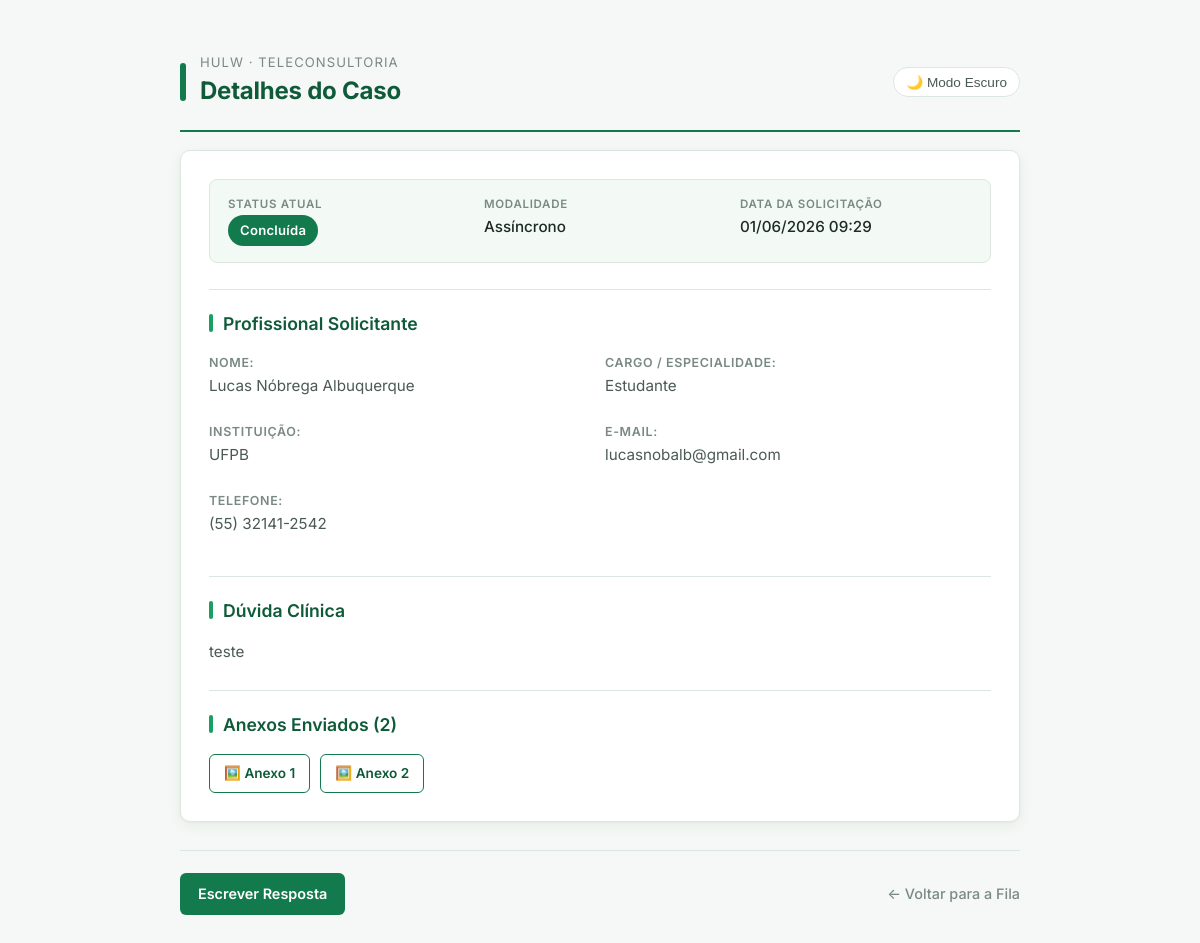
The page /detalhe/43/ on the database its author committed.
### teleconsultoria/models.py (models this page shows, shortened)
class Solicitacao(models.Model):
    profissional = models.ForeignKey(Profissional, on_delete=models.CASCADE, related_name='solicitacoes')
    medica_designada = models.ForeignKey(Medica, on_delete=models.SET_NULL, null=True, blank=True, related_name='atendimentos')
    status = models.CharField(max_length=20, choices=StatusSolicitacao.choices, default=StatusSolicitacao.PENDENTE)
    tipo_atendimento = models.CharField(max_length=20, choices=TipoAtendimento.choices)
    data_sol = models.DateTimeField(auto_now_add=True)
    data_marcada = models.DateField(null=True, blank=True)
    horario_marcado = models.TimeField(null=True, blank=True)
    duracao_estimada = models.PositiveIntegerField(null=True, blank=True, help_text="Duração em minutos")
    link_teams = models.URLField(max_length=500, null=True, blank=True)
    resumo_sincrono = models.TextField(null=True, blank=True)
    justificativa_cancelamento = models.TextField(null=True, blank=True)
    data_limite = models.DateField(null=True, blank=True)
    horario_limite = models.TimeField(null=True, blank=True)
    idade_pac = models.IntegerField(null=True, blank=True)
    sexo_pac = models.CharField(max_length=2, choices=Sexo.choices, null=True, blank=True)
    sexo_biologico_pac = models.CharField(max_length=1, choices=[('M', 'Masculino'), ('F', 'Feminino')], null=True, blank=True)
    queixas = models.TextField(null=True, blank=True)
    historico_med = models.TextField(blank=True, null=True)
    diagnostico_princ = models.TextField(blank=True, null=True)
    diagnostico_sec = models.TextField(blank=True, null=True)
    medicamentos = models.TextField(blank=True, null=True)
    exames_recentes = models.TextField(blank=True, null=True)
    duvida_clinica = models.TextField()
    token_acesso = models.UUIDField(default=uuid.uuid4, editable=False)
    class Meta:
        verbose_name = "Solicitação"
        verbose_name_plural = "Solicitações"

class Profissional(models.Model):
    user = models.OneToOneField(User, on_delete=models.CASCADE, null=True, blank=True)
    cpf = models.CharField(max_length=11, unique=True)
    nome_completo = models.CharField(max_length=255)
    email = models.EmailField()
    telefone = models.CharField(max_length=15, help_text="WhatsApp com DDD", blank=True, null=True)
    crm = models.CharField(max_length=20, blank=True, null=True)
    cargo = models.CharField(max_length=100)
    instituicao = models.CharField(max_length=100)

class AnexoSolicitacao(models.Model):
    solicitacao = models.ForeignKey(Solicitacao, on_delete=models.CASCADE, related_name='anexos')
    arquivo = models.FileField(upload_to='solicitacoes_anexos/')
    data_upload = models.DateTimeField(auto_now_add=True)

### teleconsultoria/views.py (the view)
# urls.py: path('detalhe/<int:sol_id>/', views.detalhe_caso, name='detalhe_caso'),
def detalhe_caso(request, sol_id):
    solicitacao = get_object_or_404(Solicitacao, id=sol_id)
    if solicitacao.status == 'PENDENTE':
        solicitacao.iniciar_analise()
    link_obj = LinkAcesso.objects.filter(solicitacao=solicitacao).first()
    token = link_obj.token if link_obj else "token-nao-gerado"
    link_publico = f"{request.scheme}://{request.get_host()}/acompanhar/{token}/"
    print("\n" + "="*50)
    print(f"LINK DE ACESSO PÚBLICO (Caso #{solicitacao.id}): {link_publico}")
    print("="*50 + "\n")
    return render(request, 'detalhe_caso.html', {'sol': solicitacao})

### teleconsultoria/templates/detalhe_caso.html (shortened to what this page needs)
<!DOCTYPE html>
<html lang="pt-br">
<head>
</head>
<body>
    <div class="page-header">
        <div class="mark"></div>
        <div>
            <div class="subtitle">HULW · Teleconsultoria</div>
            <h1>Detalhes do Caso</h1>
        </div>
        <button id="themeBtn" class="theme-toggle-btn" onclick="toggleTheme()">🌙 Modo Escuro</button>
    </div>
    <div class="card">
        <div class="meta-grid">
            <div>
                <div class="meta-label">Status Atual</div>
                <div class="meta-value"><span class="status-badge">{{ sol.get_status_display }}</span></div>
            </div>
            <div>
                <div class="meta-label">Modalidade</div>
                <div class="meta-value">{{ sol.get_tipo_atendimento_display }}</div>
            </div>
            <div>
                <div class="meta-label">Data da Solicitação</div>
                <div class="meta-value">{{ sol.data_sol|date:"d/m/Y H:i" }}</div>
            </div>
        </div>
        <div class="secao">
            <h3>Profissional Solicitante</h3>
            <div style="display: grid; grid-template-columns: 1fr 1fr; gap: 10px;">
                <div>
                    <h4>Nome:</h4>
                    <p>{{ sol.profissional.nome_completo }}</p>
                </div>
                <div>
                    <h4>Cargo / Especialidade:</h4>
                    <p>{{ sol.profissional.cargo|default:"Não informado" }}</p>
                </div>
                <div>
                    <h4>Instituição:</h4>
                    <p>{{ sol.profissional.instituicao|default:"Não informada" }}</p>
                </div>
                <div>
                    <h4>E-mail:</h4>
                    <p>{{ sol.profissional.email }}</p>
                </div>
                <div>
                    <h4>Telefone:</h4>
                    <p>{{ sol.profissional.telefone }}</p>
                </div>
            </div>
        </div>
        {% if sol.idade_pac %}
            <div class="secao">
                <h3>Dados do Paciente</h3>
                <div style="display: grid; grid-template-columns: 1fr 1fr 1fr; gap: 10px;">
                    <div>
                        <h4>Idade:</h4>
                        <p>{{ sol.idade_pac }} anos</p>
                    </div>
                    <div>
                        <h4>Identidade de gênero:</h4>
                        <p>
                            {% if sol.sexo_pac == 'M' %}Masculino
                            {% elif sol.sexo_pac == 'F' %}Feminino
                            {% elif sol.sexo_pac == 'NB' %}Não Binário
                            {% elif sol.sexo_pac == 'O' %}Outro
                            {% else %}Não informado{% endif %}
                        </p>
                    </div>
                    <div>
                        <h4>Sexo Biológico:</h4>
                        <p>
                            {% if sol.sexo_biologico_pac == 'M' %}Masculino
                            {% elif sol.sexo_biologico_pac == 'F' %}Feminino
                            {% else %}Não informado{% endif %}
                        </p>
                    </div>
                </div>
                <h4>Queixas Principais:</h4>
                <p>{{ sol.queixas }}</p>
                <div>
                    <h4>Diagnóstico Principal:</h4>
                    <p>{{ sol.diagnostico_princ|default:"Não informado" }}</p>
                </div>
                <div>
                    <h4>Diagnóstico Secundário:</h4>
                    <p>{{ sol.diagnostico_sec|default:"Não informado" }}</p>
                </div>
                <h4>Histórico Médico:</h4> <p>{{ sol.historico_med|linebreaks }}</p>
                <h4>Exames recentes:</h4> <p>{{ sol.exames_recentes|linebreaks }}</p>
                <h4>Medicamentos:</h4> <p>{{ sol.medicamentos|linebreaks }}</p>
                <div style="border-top: 1px dashed var(--line); padding-top: 15px; margin-top: 10px;"></div>
                <h3>Dúvida clínica</h3>
                <p style="color: var(--ink); margin-top: 4px;">{{ sol.duvida_clinica|linebreaks }}</p>
            </div>
        {% else %}
            <div class="secao">
                <h3>Dúvida Clínica</h3>
                <p style="color: var(--ink); margin-top: 4px;">{{ sol.duvida_clinica|linebreaks }}</p>
            </div>
        {% endif %}
        {% if sol.anexos.all %}
        <div class="secao">
            <h3>Anexos Enviados ({{ sol.anexos.count }})</h3>
            <div class="anexo-container">
                {% for item in sol.anexos.all %}
                    <a href="{{ item.arquivo.url }}" target="_blank" class="anexo-link">
                        {% if ".pdf" in item.arquivo.name|lower %}📄{% else %}🖼️{% endif %}
                        Anexo {{ forloop.counter }}
                    </a>
                {% endfor %}
            </div>
        </div>
        {% endif %}
    </div>
    <div class="links">
        {% if sol.tipo_atendimento == 'SINCRONO' %}
            <a href="{% url 'concluir_sincrona' sol.id %}" class="btn-responder" onclick="return confirm('Deseja concluir este atendimento?');">Concluir Atendimento</a>
            <a href="{% url 'registrar_ausencia' sol.id %}" class="btn-ausente" onclick="return confirm('Registrar ausência do solicitante?');">Ausente</a>
            <a href="{% url 'cancelar_solicitacao' sol.id %}" class="btn-cancelar">Cancelar</a>
        {% else %}
            <a href="{% url 'responder_solicitacao' sol.id %}" class="btn-responder">Escrever Resposta</a>
        {% endif %}
        <a href="{% url 'fila_medica' %}" class="btn-voltar">← Voltar para a Fila</a>
    </div>
</body>
</html>

### teleconsultoria/templates/detalhe_caso.html (style rules this page uses)
:root { --hulw-green: #137a4d; --hulw-green-dark: #0e5a39; --hulw-green-light: #e8f5ee; --hulw-green-soft: #f3faf6; --hulw-accent: #1b9e63; --ink: #1f2a25; --ink-soft: #4b5a52; --muted: #7a8a82; --line: #dde7e1; --bg: #f5f8f6; --white: #ffffff; --warning-bg: #fff8e1; --warning-border: #f1d27a; --warning-text: #7a5a10; --danger: #c0392b; --teams: #4a52b8; --teams-dark: #353c93; --radius: 10px; --shadow: 0 1px 2px rgba(16, 60, 40, 0.04), 0 4px 16px rgba(16, 60, 40, 0.06); }
* { box-sizing: border-box; }
body { font-family: 'Inter', -apple-system, BlinkMacSystemFont, sans-serif; max-width: 880px; margin: 30px auto; padding: 20px; line-height: 1.55; background-color: var(--bg); color: var(--ink); transition: background-color 0.2s ease, color 0.2s ease; }
h1 { font-size: 1.5rem; font-weight: 700; color: var(--hulw-green-dark); margin: 0 0 4px 0; letter-spacing: -0.01em; }
.page-header { display: flex; align-items: center; gap: 14px; margin-bottom: 18px; padding-bottom: 16px; border-bottom: 2px solid var(--hulw-green); }
.page-header .mark { width: 6px; height: 38px; background: var(--hulw-green); border-radius: 3px; }
.page-header .subtitle { font-size: 0.82rem; color: var(--muted); text-transform: uppercase; letter-spacing: 0.08em; margin-top: 2px; }
.card { border: 1px solid var(--line); padding: 28px; border-radius: var(--radius); background-color: var(--white); box-shadow: var(--shadow); }
.meta-grid { display: grid; grid-template-columns: repeat(auto-fit, minmax(200px, 1fr)); gap: 14px 24px; padding: 16px 18px; background: var(--hulw-green-soft); border: 1px solid var(--line); border-radius: 8px; margin-bottom: 8px; }
.meta-grid .meta-label { font-size: 0.72rem; text-transform: uppercase; letter-spacing: 0.06em; color: var(--muted); font-weight: 600; margin-bottom: 2px; }
.meta-grid .meta-value { font-size: 0.95rem; color: var(--ink); font-weight: 500; }
.status-badge { display: inline-block; padding: 5px 12px; border-radius: 999px; background: var(--hulw-green); color: #ffffff; font-weight: 600; font-size: 0.82rem; letter-spacing: 0.02em; }
.secao { margin-top: 26px; padding-top: 20px; border-top: 1px solid var(--line); }
h3 { color: var(--hulw-green-dark); margin: 0 0 16px 0; font-size: 1.1rem; font-weight: 600; display: flex; align-items: center; gap: 10px; }
h3::before { content: ""; width: 4px; height: 18px; background: var(--hulw-accent); border-radius: 2px; }
h4 { margin: 0 0 2px 0; color: var(--muted); font-weight: 600; font-size: 0.78rem; text-transform: uppercase; letter-spacing: 0.05em; }
p { margin: 2px 0 14px 0; font-size: 0.95rem; color: var(--ink-soft); }
.links { margin-top: 28px; padding-top: 22px; border-top: 1px solid var(--line); display: flex; gap: 10px; align-items: center; flex-wrap: wrap; }
.btn-responder, .btn-ausente, .btn-cancelar, .btn-teams, .btn-secondary { padding: 10px 18px; text-decoration: none; border-radius: 6px; font-weight: 600; font-size: 0.9rem; border: none; cursor: pointer; transition: transform 0.08s ease, box-shadow 0.15s ease, background 0.15s ease; display: inline-flex; align-items: center; gap: 6px; }
.btn-responder { background: var(--hulw-green); color: #ffffff; }
.btn-voltar { color: var(--muted); text-decoration: none; margin-left: auto; font-size: 0.9rem; font-weight: 500; }
.anexo-container { display: flex; flex-wrap: wrap; gap: 10px; margin-top: 10px; }
.anexo-link { display: inline-flex; align-items: center; gap: 6px; color: var(--hulw-green-dark); text-decoration: none; font-weight: 600; border: 1px solid var(--hulw-green); background: var(--white); padding: 8px 14px; border-radius: 6px; font-size: 0.85rem; }
.theme-toggle-btn { background: none; border: 1px solid var(--line); color: var(--ink-soft); padding: 6px 12px; border-radius: 20px; cursor: pointer; font-weight: 500; font-size: 0.85rem; margin-left: auto; display: inline-flex; align-items: center; gap: 6px; background-color: var(--white); }

### rows shown on the page
Solicitacao: status "Concluída", tipo_atendimento "Assíncrono", data_sol "01/06/2026 09:29", profissional.nome_completo "Lucas Nóbrega Albuquerque", profissional.cargo "Estudante", profissional.instituicao "UFPB", profissional.email "lucasnobalb@gmail.com", profissional.telefone "(55) 32141-2542", duvida_clinica "teste", anexos.count "2"
